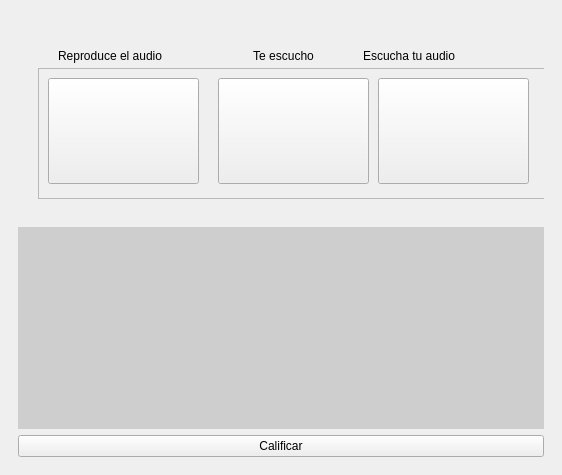
<?xml version="1.0" encoding="UTF-8"?>
<ui version="4.0">
 <class>MainWindow</class>
 <widget class="QMainWindow" name="MainWindow">
  <property name="geometry">
   <rect>
    <x>0</x>
    <y>0</y>
    <width>562</width>
    <height>475</height>
   </rect>
  </property>
  <property name="windowTitle">
   <string>MainWindow</string>
  </property>
  <widget class="QWidget" name="centralwidget">
   <property name="styleSheet">
    <string notr="true"/>
   </property>
   <layout class="QGridLayout" name="gridLayout">
    <item row="1" column="0">
     <widget class="QWidget" name="widget_4" native="true">
      <layout class="QVBoxLayout" name="verticalLayout">
       <item>
        <widget class="QWidget" name="widget" native="true">
         <property name="styleSheet">
          <string notr="true"/>
         </property>
         <widget class="QWidget" name="widget_9" native="true">
          <property name="geometry">
           <rect>
            <x>40</x>
            <y>20</y>
            <width>451</width>
            <height>36</height>
           </rect>
          </property>
          <layout class="QHBoxLayout" name="horizontalLayout">
           <item>
            <widget class="QLabel" name="labelreproductor">
             <property name="styleSheet">
              <string notr="true">font: 12pt &quot;Arial Rounded MT Bold&quot;;</string>
             </property>
             <property name="text">
              <string>Reproduce el audio</string>
             </property>
            </widget>
           </item>
           <item>
            <widget class="QLabel" name="labelescuchar">
             <property name="layoutDirection">
              <enum>Qt::LeftToRight</enum>
             </property>
             <property name="styleSheet">
              <string notr="true">font: 12pt &quot;Arial Rounded MT Bold&quot;;</string>
             </property>
             <property name="text">
              <string>Te escucho</string>
             </property>
             <property name="alignment">
              <set>Qt::AlignCenter</set>
             </property>
            </widget>
           </item>
           <item>
            <widget class="QLabel" name="label">
             <property name="styleSheet">
              <string notr="true">font: 12pt &quot;Arial Rounded MT Bold&quot;;</string>
             </property>
             <property name="text">
              <string>Escucha tu audio</string>
             </property>
            </widget>
           </item>
          </layout>
         </widget>
         <widget class="QFrame" name="frame">
          <property name="geometry">
           <rect>
            <x>20</x>
            <y>50</y>
            <width>508</width>
            <height>131</height>
           </rect>
          </property>
          <property name="frameShape">
           <enum>QFrame::StyledPanel</enum>
          </property>
          <property name="frameShadow">
           <enum>QFrame::Raised</enum>
          </property>
          <widget class="QPushButton" name="botonescuchar_3">
           <property name="geometry">
            <rect>
             <x>180</x>
             <y>10</y>
             <width>151</width>
             <height>106</height>
            </rect>
           </property>
           <property name="text">
            <string/>
           </property>
           <property name="icon">
            <iconset>
             <normaloff>../img/reproductor.jpg</normaloff>../img/reproductor.jpg</iconset>
           </property>
           <property name="iconSize">
            <size>
             <width>16777215</width>
             <height>98</height>
            </size>
           </property>
          </widget>
          <widget class="QPushButton" name="botonplay">
           <property name="geometry">
            <rect>
             <x>10</x>
             <y>10</y>
             <width>151</width>
             <height>106</height>
            </rect>
           </property>
           <property name="text">
            <string/>
           </property>
           <property name="icon">
            <iconset>
             <normaloff>../img/reproductor.jpg</normaloff>../img/reproductor.jpg</iconset>
           </property>
           <property name="iconSize">
            <size>
             <width>16777215</width>
             <height>98</height>
            </size>
           </property>
          </widget>
          <widget class="QPushButton" name="botonescuchatuaudio">
           <property name="geometry">
            <rect>
             <x>340</x>
             <y>10</y>
             <width>151</width>
             <height>106</height>
            </rect>
           </property>
           <property name="text">
            <string/>
           </property>
           <property name="icon">
            <iconset>
             <normaloff>../img/bootnaudiotuyo.png</normaloff>../img/bootnaudiotuyo.png</iconset>
           </property>
           <property name="iconSize">
            <size>
             <width>16777215</width>
             <height>98</height>
            </size>
           </property>
          </widget>
         </widget>
        </widget>
       </item>
       <item>
        <widget class="QWidget" name="widget_5" native="true">
         <property name="styleSheet">
          <string notr="true">background-color: rgb(206, 206, 206);</string>
         </property>
         <layout class="QVBoxLayout" name="verticalLayout_3">
          <item>
           <widget class="QLabel" name="texto1">
            <property name="styleSheet">
             <string notr="true">font: 12pt &quot;Arial Rounded MT Bold&quot;;</string>
            </property>
            <property name="text">
             <string/>
            </property>
           </widget>
          </item>
         </layout>
        </widget>
       </item>
       <item>
        <widget class="QPushButton" name="btncalificar">
         <property name="text">
          <string>Calificar</string>
         </property>
        </widget>
       </item>
      </layout>
     </widget>
    </item>
   </layout>
  </widget>
 </widget>
 <resources/>
 <connections/>
</ui>
